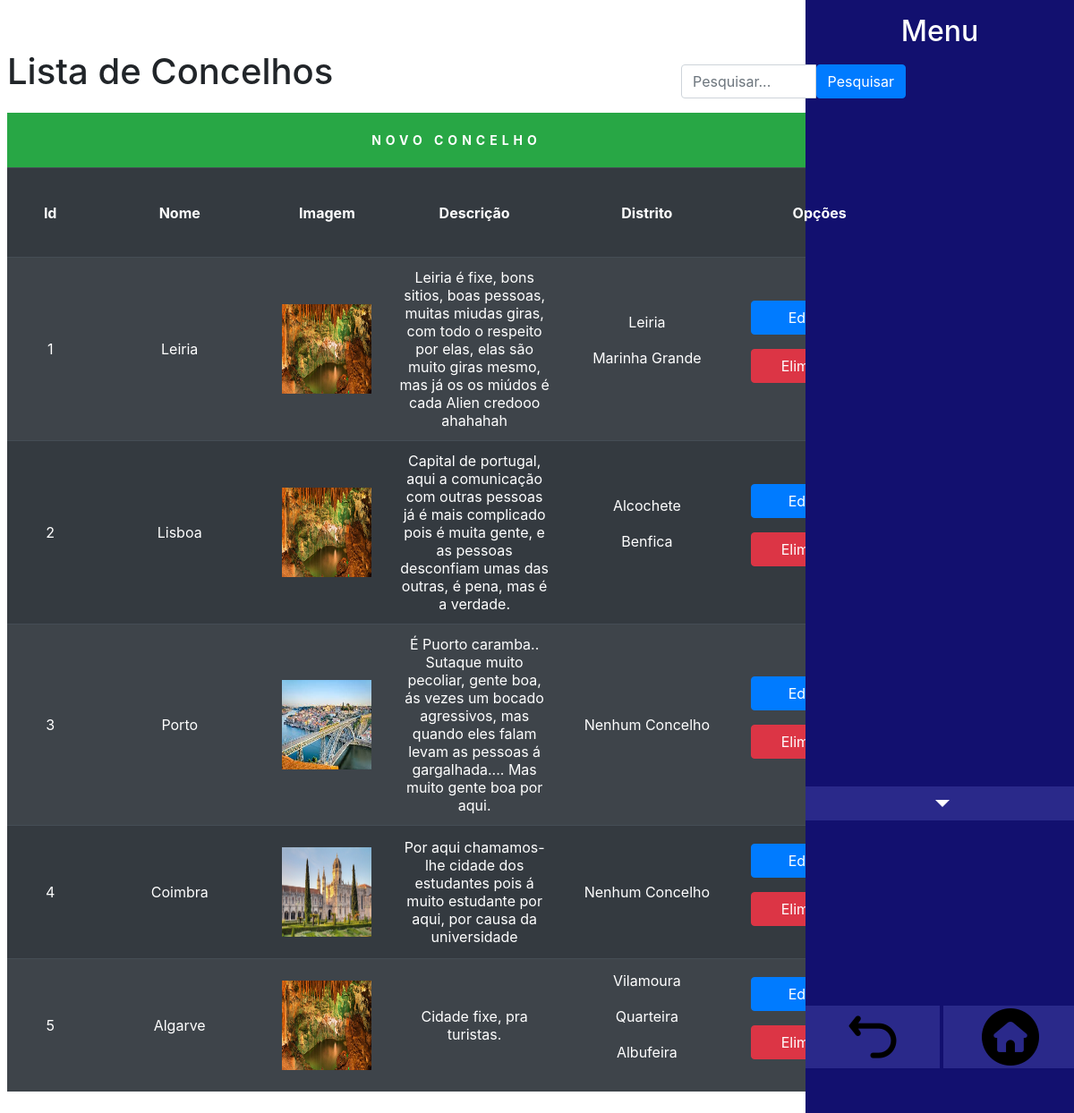
The app's page /admin/listaDestinos.php with its own data.
### tables this page shows
CREATE TABLE `destinos` (
  `destinoId` int NOT NULL AUTO_INCREMENT,
  `destinoNome` varchar(255) NOT NULL,
  `destinoImagemURL` varchar(255) NOT NULL,
  `destinoDescricao` varchar(255) NOT NULL,
  PRIMARY KEY (`destinoId`)
);

CREATE TABLE `concelhos` (
  `concelhoId` int NOT NULL AUTO_INCREMENT,
  `concelhoNome` varchar(255) NOT NULL,
  `concelhoImagemURL` varchar(255) NOT NULL,
  `concelhoDescricao` varchar(255) NOT NULL,
  `concelhoDestinoId` int NOT NULL,
  PRIMARY KEY (`concelhoId`),
  KEY `concelhoDestinoId` (`concelhoDestinoId`),
  CONSTRAINT `concelhos_ibfk_1` FOREIGN KEY (`concelhoDestinoId`) REFERENCES `destinos` (`destinoId`)
);

### admin/listaDestinos.php (the view, shortened to what this page needs)
<?php
include_once("../php/backOffice.php");
global $con;
indexBO();
navBar();
drawTopBO();
if (isset($_GET['escrevo']) && !empty($_GET['escrevo'])) {
    $termoPesquisa = mysqli_real_escape_string($con, $_GET['escrevo']);
    $sql = "SELECT * FROM destinos WHERE destinoNome LIKE '%$termoPesquisa%'";
    $result = mysqli_query($con, $sql);
}else{
    $sql = "SELECT * FROM destinos";
    $result = mysqli_query($con, $sql);
}
?>
<div class="p-2 mt-5" id="tabela">
    <h1>Lista de Concelhos</h1>
    <form action="" method="GET" class="mb-3 w-25 float-right" id="pesquisa">
        <div class="input-group">
            <input type="text" class="form-control" name="escrevo" placeholder="Pesquisar..." value="<?php echo isset($_GET['escrevo']) ? $_GET['escrevo'] : ''; ?>">
            <button type="submit" class="btn btn-primary">Pesquisar</button>
        </div>
    </form>
    <table class="table table-dark table-striped">
        <tr>
            <td colspan="6" id="cabeca">
                <a href="novoDestino.php" class="btn-sm btn-success w-100" id="cabecaButton">NOVO CONCELHO</a>
            </td>
        </tr>
        <tr>
            <th class="text-center col-12 col-sm-1 align-middle">
                Id
            </th>
            <th class="text-center col-12 col-sm-2 align-middle">
                Nome
            </th>
            <th class="text-center col-12 col-sm-1 align-middle" style="height: 100px !important;">
                Imagem
            </th>
            <th class="text-center col-12 col-sm-2 align-middle">
                Descrição
            </th>
            <th class="text-center col-12 col-sm-2 align-middle">
                Distrito
            </th>
            <th class="text-center col-12 col-sm-2 align-middle">
                Opções
            </th>
        </tr>
        <?php
        while ($dados = mysqli_fetch_array($result)) {
            $sql = "SELECT * FROM concelhos WHERE concelhoDestinoId = {$dados['destinoId']}";
            $resultado = mysqli_query($con, $sql);
            ?>
            <tr>
                <td class="text-center align-middle">
                    <?php echo $dados['destinoId']; ?>
                </td>
                <td class="text-center align-middle">
                    <?php echo $dados['destinoNome']; ?>
                </td>
                <td class="text-center align-middle">
                    <img src="<?php echo $dados['destinoImagemURL']; ?>" width="100" height="100">
                </td>
                <td class="text-center align-middle">
                    <?php echo $dados['destinoDescricao']; ?>
                </td>
                <td class="text-center align-middle">
                    <?php
                    if (mysqli_num_rows($resultado) > 0) {
                        while ($dadosC = mysqli_fetch_array($resultado)) {
                            echo $dadosC['concelhoNome'] . "<br><br>";
                        }
                    } else {
                        echo "Nenhum Concelho";
                    }
                    ?>
                </td>
                <td class="align-middle">
                    <form method="post">
                        <div class="w-100" id="editar">
                            <button formaction="editarDestino.php" type="submit"
                                class="btn btn-primary w-75 m-2">Editar</button>
                        </div>
                        <div class="w-100" id="eliminar">
                            <button formaction="eliminarDestino.php" type="submit"
                                class="btn btn-danger w-75 m-2">Eliminar</button>
                        </div>
                    </form>
                </td>
            </tr>
            <?php
        }
        ?>
    </table>
</div>
<?php
drawBottomBO();
?>

### php/backOffice.php (shortened to what this page needs)
<?php
function drawTopBO()
{
  ?>
  <!DOCTYPE html>
  <html lang="en">
  <head>
    <link rel="stylesheet" href="https://cdn.jsdelivr.net/npm/bootstrap@4.3.1/dist/css/bootstrap.min.css"
>
  </head>
  <body>
    <nav id="navBarRight">
      <h2 class="p-3 text-center">Menu</h2>
      <a href="#">
        <div class="text-center mt-4 dropdown-toggle" id="perfilUnico">
        </div>
      </a>
      <a href="#" onclick="history.go(-1)/*Também Podia ser history.back()*/">
        <div class="text-center mt-4" id="voltar"></div>
      </a>
      <a href="../admin/index.php" id="pp">
      </a>
    </nav>
    <?php
}
  ?>
    <?php
function drawBottomBO()
{
  ?>
  </body>
  </html>
  <?php
}
function indexBO()
{
  ?>
  <link rel="stylesheet" href="../admin/css/indexBO.css">
  <?php
}
  ?>
  <?php
function navBar()
{
  ?>
  <link rel="stylesheet" href="../admin/css/navBar.css">
  <?php
}
?>

### admin/css/indexBO.css (style rules this page uses)
#tabela { width: 85%; }
#cabecabutton { display:block; border-radius:none; text-align: center; letter-spacing: 5px; padding: 20px; font-weight: bold; border-radius: 0px; }
#cabeca { padding:0px !important; border:none; border-radius: 0px; }

### admin/css/navBar.css (style rules this page uses)
body { font-family: 'Times New Roman', Times, serif; background-color: rgb(163, 163, 163); }
a { color: white !important; text-decoration: none !important; }
:root { --roxo: #12106F; --claro: #2a298a; }
#navBarRight { position: fixed; top: 0; right: 0; background-color: var(--roxo); width: 300px; height: 100%; color: white; }
#utilizadores, #diversoes, #paises, #concelhos, #monumentos, #restaurantes, #TS, #perfilUnico, #EP, #voltar, #pp { font-size: 20pt; width: 300px !important; padding: 15px; background-color: #2a298a; }
#perfilUnico { position: absolute; bottom: 327px; }
#voltar { position: absolute; bottom: 50px; display: block; height: 70px; background-image: url(../images/return.png); background-position: center; background-repeat: no-repeat; width: 50% !important; float: left !important; margin-right: 4px; }
#pp { position: absolute; bottom: 50px; display: block; height: 70px; background-image: url(../images/home.png); background-position: center; background-repeat: no-repeat; width: 50% !important; left: 50% !important; margin-left: 4px; }
#cabeca { width: auto; margin-left: 5%; margin-right: 20%; }
#pesquisa { margin-top: -40px; }

### records on screen
destinos: destinoId "1", destinoNome "Leiria", destinoImagemURL (picture), destinoDescricao "Leiria é fixe, bons sitios, boas pessoas, muitas miudas giras, com todo o respeito por elas, elas são muito giras mesmo, mas já os os miúdos é cada Alien credooo ahahahah"
concelhos: concelhoNome "Leiria"
concelhos: concelhoNome "Marinha Grande"
destinos: destinoId "2", destinoNome "Lisboa", destinoImagemURL (picture), destinoDescricao "Capital de portugal, aqui a comunicação com outras pessoas já é mais complicado pois é muita gente, e as pessoas desconfiam umas das outras, é pena, mas é a verdade."
concelhos: concelhoNome "Alcochete"
concelhos: concelhoNome "Benfica"
destinos: destinoId "3", destinoNome "Porto", destinoImagemURL (picture), destinoDescricao "É Puorto caramba.. Sutaque muito pecoliar, gente boa, ás vezes um bocado agressivos, mas quando eles falam levam as pessoas á gargalhada.... Mas muito gente boa por aqui.", shows "Nenhum Concelho"
destinos: destinoId "4", destinoNome "Coimbra", destinoImagemURL (picture), destinoDescricao "Por aqui chamamos-lhe cidade dos estudantes pois á muito estudante por aqui, por causa da universidade", shows "Nenhum Concelho"
destinos: destinoId "5", destinoNome "Algarve", destinoImagemURL (picture), destinoDescricao "Cidade fixe, pra turistas."
concelhos: concelhoNome "Vilamoura"
concelhos: concelhoNome "Quarteira"
concelhos: concelhoNome "Albufeira"
